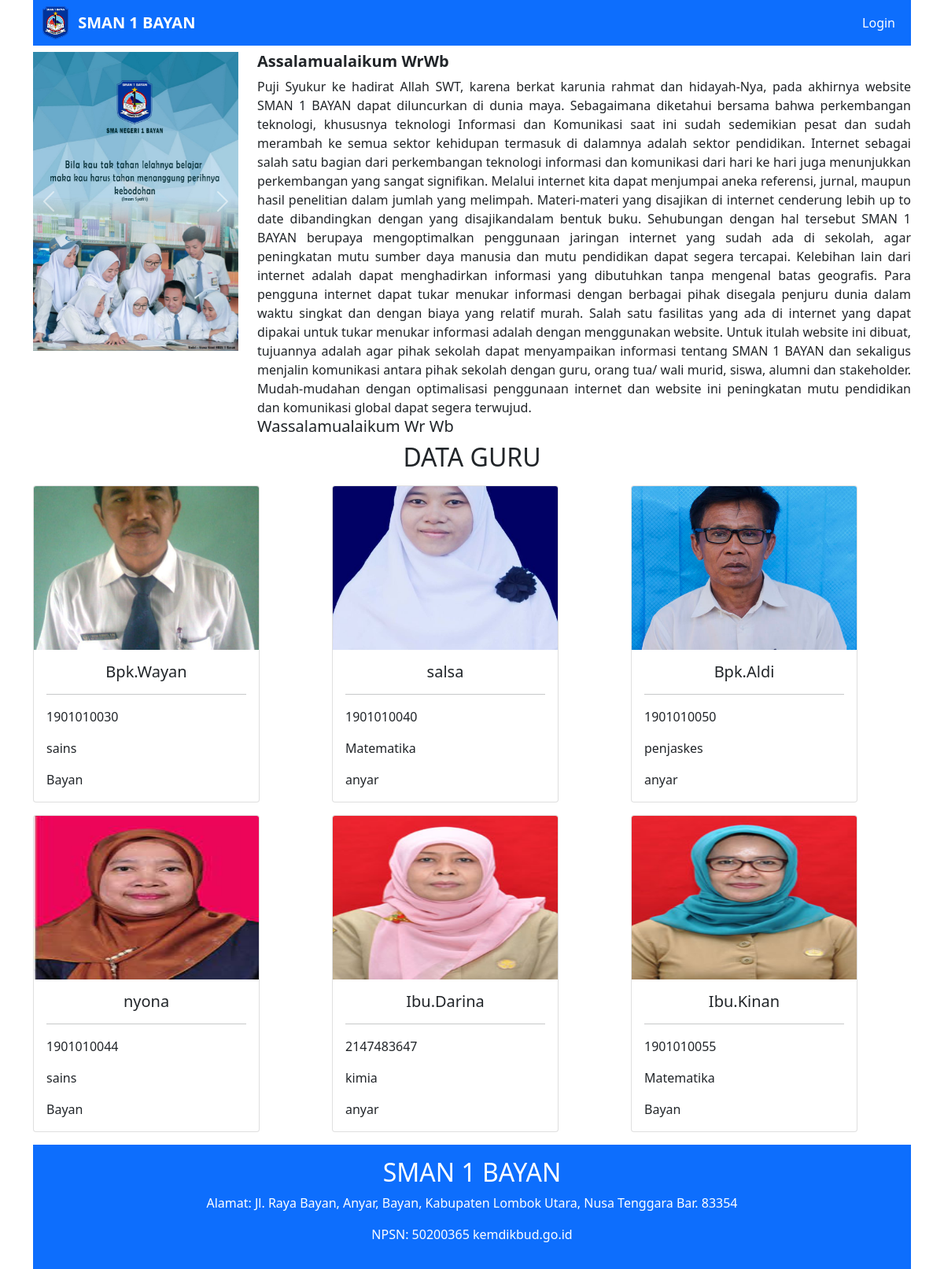
The page /Websekolah/index.php on the database its author committed.
### tables this page shows
CREATE TABLE `tbl_guru` (
  `nomor` int(11) NOT NULL,
  `foto` varchar(255) NOT NULL,
  `nama` varchar(60) NOT NULL,
  `nip` int(70) NOT NULL,
  `bidang_studi` varchar(30) NOT NULL,
  `alamat` varchar(50) NOT NULL
);

### Websekolah/index.php (the view, shortened to what this page needs)
<!DOCTYPE html>
<html lang="en">
<head>
  <link rel="stylesheet" href="bootstrap/css/bootstrap.min.css">
  <link href="https://cdn.jsdelivr.net/npm/bootstrap@5.0.0-beta3/dist/css/bootstrap.min.css" rel="stylesheet">
</head>
<body>
  <div class="container">
    <?php
    include 'navbar.php';
    ?>
    <div class="row mt-2">
      <div class="col-3">
        <div id="carouselExampleControls" class="carousel slide" data-bs-ride="carousel">
          <div class="carousel-inner">
            <div class="carousel-item active">
              <img src="gambar/sma1.jpg" class="d-block w-100" alt="...">
            </div>
          </div>
          <button class="carousel-control-prev" type="button" data-bs-target="#carouselExampleControls" data-bs-slide="prev">
            <span class="carousel-control-prev-icon" aria-hidden="true"></span>
          </button>
          <button class="carousel-control-next" type="button" data-bs-target="#carouselExampleControls" data-bs-slide="next">
            <span class="carousel-control-next-icon" aria-hidden="true"></span>
          </button>
        </div>
      </div>
      <div class="col-9" style="text-align: justify;">
        <h5><strong> Assalamualaikum WrWb </strong></h5>
        Puji Syukur ke hadirat Allah SWT, karena berkat karunia rahmat dan hidayah-Nya, pada akhirnya website SMAN 1 BAYAN dapat diluncurkan di dunia maya.
        Sebagaimana diketahui bersama bahwa perkembangan teknologi, khususnya teknologi Informasi dan Komunikasi saat ini sudah sedemikian pesat dan sudah merambah ke semua sektor kehidupan termasuk di dalamnya adalah sektor pendidikan. Internet sebagai salah satu bagian dari perkembangan teknologi informasi dan komunikasi dari hari ke hari juga menunjukkan perkembangan yang sangat signifikan.
        Melalui internet kita dapat menjumpai aneka referensi, jurnal, maupun hasil penelitian dalam jumlah yang melimpah. Materi-materi yang disajikan di internet cenderung lebih up to date dibandingkan dengan yang disajikandalam bentuk buku. Sehubungan dengan hal tersebut SMAN 1 BAYAN berupaya mengoptimalkan penggunaan jaringan internet yang sudah ada di sekolah, agar peningkatan mutu sumber daya manusia dan mutu pendidikan dapat segera tercapai.
        Kelebihan lain dari internet adalah dapat menghadirkan informasi yang dibutuhkan tanpa mengenal batas geografis. Para pengguna internet dapat tukar menukar informasi dengan berbagai pihak disegala penjuru dunia dalam waktu singkat dan dengan biaya yang relatif murah. Salah satu fasilitas yang ada di internet yang dapat dipakai untuk tukar menukar informasi adalah dengan menggunakan website. Untuk itulah website ini dibuat, tujuannya adalah agar pihak sekolah dapat menyampaikan informasi tentang SMAN 1 BAYAN dan sekaligus menjalin komunikasi antara pihak sekolah dengan guru, orang tua/ wali murid, siswa, alumni dan stakeholder.
        Mudah-mudahan dengan optimalisasi penggunaan internet dan website ini peningkatan mutu pendidikan dan komunikasi global dapat segera terwujud.
        <h5>Wassalamualaikum Wr Wb</h5>
      </div>
    </div>
    <h2 style="text-align: center;"> DATA GURU</h2>
    <div class="row mt-3">
      <?php
      require 'setting.php';
      $query = "SELECT * FROM tbl_guru";
      $sql = mysqli_query($koneksi, $query);
      while ($data = mysqli_fetch_object($sql)) {
      ?>
        <div class="col mb-3">
          <div class="card" style="width: 18rem;">
            <img src="gambar/<?= $data->foto; ?>" class="card-img-top" style="height: 13rem;">
            <div class="card-body">
              <h5 style="text-align: center;"><?= $data->nama; ?></h5>
              <hr>
              <p class="card-text"><?= $data->nip; ?></p>
              <p class="card-text"><?= $data->bidang_studi; ?></p>
              <p class="card-text"><?= $data->alamat; ?></p>
            </div>
          </div>
        </div>
      <?php
      }
      ?>
    </div>
    <?php
    include 'footer.php';
    ?>
  </div>
</body>
</html>

### Websekolah/navbar.php (shortened to what this page needs)
<nav class="navbar navbar-expand-lg navbar-dark bg-primary">
    <div class="container-fluid vh-10">
        <img src="logo/LOGO-SMAN-1-BAYAN.png" style="width: 3%;">&nbsp;&nbsp;&nbsp;
        <a class="navbar-brand" href="index.php" style="font-weight: bold;">SMAN 1 BAYAN</a>
        <div class="collapse navbar-collapse" id="navbarSupportedContent">
            <form class="d-flex">
                <ul class="navbar-nav me-auto mb-2 mb-lg-0">
                    <li class="nav-item">
                        <a type="button" class="nav-link active" aria-current="page" href="login.php">Login</a>
                    </li>
                </ul>
            </form>
        </div>
    </div>
</nav>

### Websekolah/footer.php
<footer>
    <div class="card-body bg-primary">
        <h2 style="color: white;text-align: center;">SMAN 1 BAYAN</h2>
        <p style="color: white; text-align: center;">Alamat: Jl. Raya Bayan, Anyar, Bayan, Kabupaten Lombok Utara, Nusa Tenggara Bar. 83354</p>
        <p style="color: white; text-align: center;">NPSN: 50200365 kemdikbud.go.id</p>
    </div>
</footer>

### rows shown on the page
tbl_guru: foto (picture), nama "Bpk.Wayan", nip "1901010030", bidang_studi "sains", alamat "Bayan"
tbl_guru: foto (picture), nama "salsa", nip "1901010040", bidang_studi "Matematika", alamat "anyar"
tbl_guru: foto (picture), nama "Bpk.Aldi", nip "1901010050", bidang_studi "penjaskes", alamat "anyar"
tbl_guru: foto (picture), nama "nyona", nip "1901010044", bidang_studi "sains", alamat "Bayan"
tbl_guru: foto (picture), nama "Ibu.Darina", nip "2147483647", bidang_studi "kimia", alamat "anyar"
tbl_guru: foto (picture), nama "Ibu.Kinan", nip "1901010055", bidang_studi "Matematika", alamat "Bayan"
